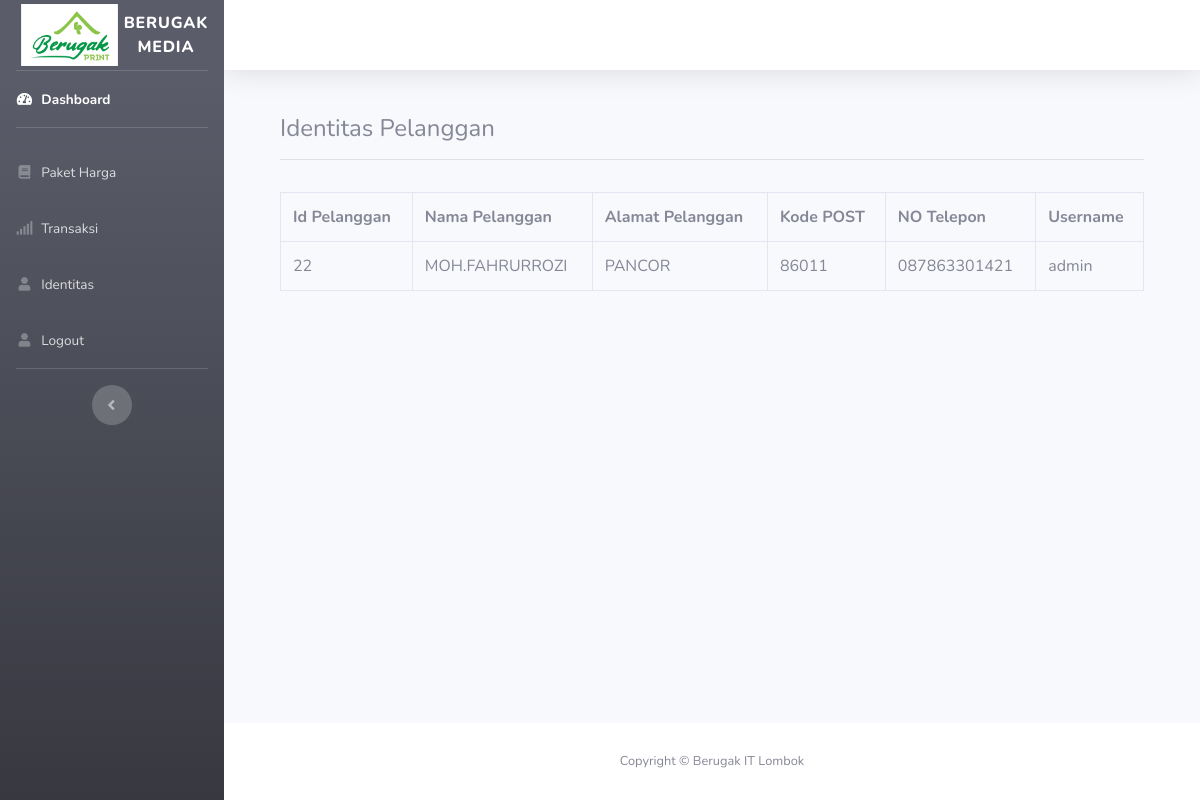
The app's page /user/aksi/identitas.php (signed in) with its own data.
### tables this page shows
CREATE TABLE `tb_pelanggan` (
  `id_pelanggan` int(11) NOT NULL,
  `nama_pelanggan` varchar(30) NOT NULL,
  `alamat` text NOT NULL,
  `kode_post` varchar(20) NOT NULL,
  `no` varchar(30) NOT NULL,
  `username` varchar(30) NOT NULL,
  `password` varchar(12) NOT NULL
);

### user/aksi/identitas.php (the view, shortened to what this page needs)
  <!DOCTYPE html>
<html lang="en">
<head>
  <link href="../../vendor/fontawesome-free/css/all.min.css" rel="stylesheet" type="text/css">
  <link href="../../css/sb-admin-2.min.css" rel="stylesheet">
</head>
<body id="page-top">
  <div id="wrapper">
    <ul class="navbar-nav bg-gradient-dark sidebar sidebar-dark accordion" id="accordionSidebar">
      <a class="sidebar-brand d-flex align-items-center justify-content-center" href="#">
        <div class="">
         <img src="../../gambar/logo.jpg" width="90%">
        </div>
        <div class=""> Berugak Media</div>
      </a>
      <hr class="sidebar-divider my-0">
      <li class="nav-item active">
        <a class="nav-link" href="#">
          <i class="fas fa-fw fa-tachometer-alt"></i>
          <span>Dashboard</span></a>
      </li>
      <hr class="sidebar-divider">
      <li class="nav-item">
        <a class="nav-link" href="paket_harga.php">
          <i class="fas fa-fw fa-book"></i>
          <span>Paket Harga</span></a>
      </li>
      <li class="nav-item">
        <a class="nav-link" href="transaksi.php">
          <i class="fas fa-fw fa-signal"></i>
          <span>Transaksi</span></a>
      </li>
      <li class="nav-item">
        <a class="nav-link" href="identitas.php">
          <i class="fas fa-fw fa-user"></i>
          <span>Identitas</span></a>
      </li>
      <li class="nav-item">
        <a class="nav-link" href="../logout.php">
          <i class="fas fa-fw fa-user"></i>
          <span>Logout</span></a>
      </li>
      <hr class="sidebar-divider d-none d-md-block">
      <div class="text-center d-none d-md-inline">
        <button class="rounded-circle border-0" id="sidebarToggle"></button>
      </div>
    </ul>
    <div id="content-wrapper" class="d-flex flex-column">
      <div id="content">
        <nav class="navbar navbar-expand navbar-light bg-white topbar mb-4 static-top shadow">
</nav>
            <div class="container">
            <div class= "col-md-12">
            <div class="card-body">
              <div class="table-responsive">
                <table class="table table-bordered" id="dataTable" width="100%" cellspacing="0">
            <h4>Identitas Pelanggan<hr></h4>
            <table class="table table-bordered">
            <th>Id Pelanggan</th>
            <th>Nama Pelanggan</th>
            <th>Alamat Pelanggan</th>
            <th>Kode POST</th>
            <th>NO Telepon</th>
            <th>Username</th>
            <?php
include '../../config.php';
$data = mysqli_query($koneksi,"select * from tb_pelanggan where id_pelanggan like ".$_SESSION['id_pelanggan'] );
while($d = mysqli_fetch_array($data)){
?>
<tr>
<td><?php echo $d['id_pelanggan']; ?></td>
<td><?php echo $d['nama_pelanggan']; ?></td>
<td><?php echo $d['alamat']; ?></td>
<td><?php echo $d['kode_post']; ?></td>
<td><?php echo $d['no']; ?></td>
<td><?php echo $d['username']; ?></td>
</tr>
<?php
}
?>
            </table>
  </div>
  </div>
            </div>
            </div>
</div>
      <footer class="sticky-footer bg-white">
        <div class="container my-auto">
          <div class="copyright text-center my-auto">
            <span>Copyright &copy; Berugak IT Lombok</span>
          </div>
        </div>
      </footer>
    </div>
  </div>
</body>
</html>

### records on screen
tb_pelanggan: id_pelanggan "22", nama_pelanggan "MOH.FAHRURROZI", alamat "PANCOR", kode_post "86011", no "087863301421", username "admin"
